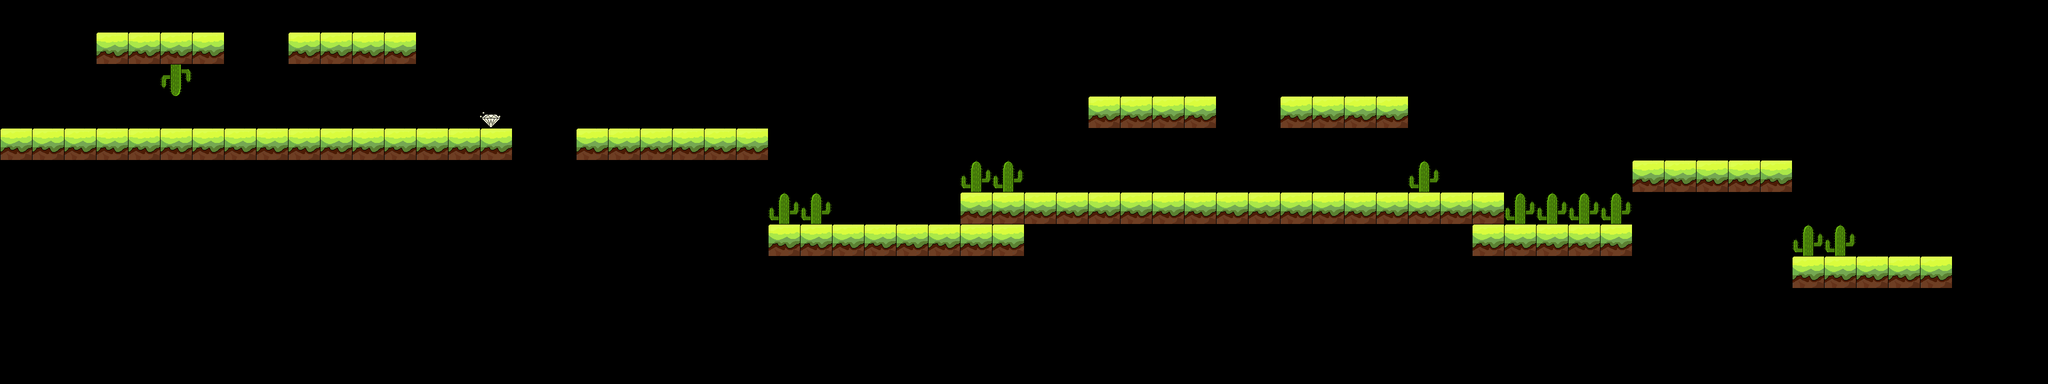

Rendered tile map (Tiled .tmx) drawn with the repository's tilesets; below, a short description and the map source with its tile grids summarised:
An orthogonal 64x12 tile map with 60x60 px tiles, 5 tile layers (road1, road2, diamond, stuck2, ...), 9 tilesets.

<map version="1.0" orientation="orthogonal" width="64" height="12" tilewidth="60" tileheight="60">
 <tileset firstgid="1" name="1" tilewidth="60" tileheight="60">
  <image source="mszy/road1.png" width="89" height="81" />
 </tileset>
 <tileset firstgid="2" name="stuck1" tilewidth="60" tileheight="120">
  <image source="mszy/stuck1.png" width="89" height="143" />
 </tileset>
 <tileset firstgid="3" name="icon_diamond" tilewidth="39" tileheight="30">
  <image source="mszy/icon_diamond.png" width="39" height="30" />
 </tileset>
 <tileset firstgid="4" name="下" tilewidth="60" tileheight="60">
  <image source="mszy/road1.png" width="89" height="81" />
 </tileset>
 <tileset firstgid="5" name="障碍下" tilewidth="60" tileheight="120">
  <image source="mszy/stuck2.png" width="89" height="143" />
 </tileset>
 <tileset firstgid="6" name="障碍右" tilewidth="120" tileheight="60">
  <image source="mszy/stuck4.png" width="143" height="89" />
 </tileset>
 <tileset firstgid="7" name="障碍左" tilewidth="120" tileheight="60">
  <image source="mszy/stuck3.png" width="143" height="89" />
 </tileset>
 <tileset firstgid="8" name="icon_zhangaiwu" tilewidth="60" tileheight="60">
  <image source="mszy/icon_zhangaiwu.png" width="60" height="63" />
 </tileset>
 <tileset firstgid="9" name="icon_zhangaiwu - 2" tilewidth="60" tileheight="60">
  <image source="mszy/icon_zhangaiwu - 2.png" width="60" height="63" />
 </tileset>
 <layer name="road1" width="64" height="12">
  <data>[768 cells, 62 non-empty, 1 distinct tile ids]</data>
 </layer>
 <layer name="road2" width="64" height="12">
  <data>[768 cells, 16 non-empty, 1 distinct tile ids]</data>
 </layer>
 <layer name="diamond" width="64" height="12">
  <data>[768 cells, 1 non-empty, 1 distinct tile ids]</data>
 </layer>
 <layer name="stuck2" width="64" height="12">
  <data>[768 cells, 1 non-empty, 1 distinct tile ids]</data>
 </layer>
 <layer name="stuck1" width="64" height="12">
  <data>[768 cells, 11 non-empty, 1 distinct tile ids]</data>
 </layer>
</map>
